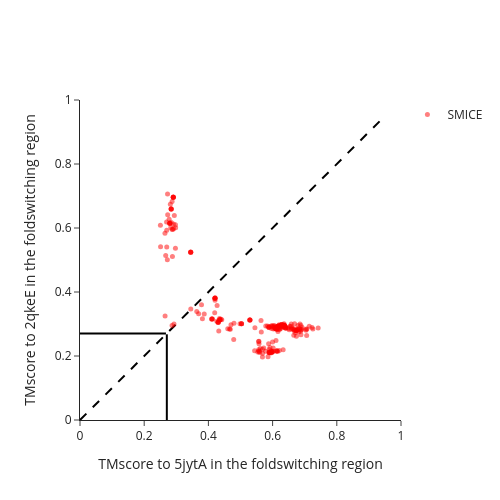

The code cell stored with this chart in its notebook:
### Code cell
seperate_color = False # whether show the predictions source (from sequential sampling or enhanced sampling)
fig = go.Figure()
fig.update_layout(
template="simple_white",  # Set template to simple_white
width=500,  # Set width of the figure
height=500,  # Set height of the figure
showlegend=True)
fig.add_trace(go.Scatter(
x=np.arange(20)/20, 
y=np.arange(20)/20,
mode='lines',
line=dict(color='black', dash='dash'),  # Customize line color and style
showlegend=False  # Name for the line trace
))
sources = outputs_SMICE["source"].unique()
# Define colors for each source
if seperate_color == True:
    colors = ['#377EB8', '#E41A1C']  # Add more colors if you have more categories
else:
    colors = ['red']
    sources = ['SMICE']
    outputs_SMICE["source"] = "SMICE"

for i, source in enumerate(sources):
    mask = outputs_SMICE["source"] == source
    fig.add_trace(go.Scatter(
        x=outputs_SMICE["TMscore1"][mask], 
        y=outputs_SMICE["TMscore2"][mask],
        mode='markers',
        marker=dict(
            color=colors[i],
            size=5,
            opacity=0.5
        ),
        name=source  # Name includes the source category
    ))
fig.add_trace(go.Scatter(
    x=np.ones(100)*TMscore12, 
    y=np.arange(100)/100*TMscore12,
    mode='lines',
    line=dict(color='black'),  # Customize line color and style
    showlegend=False  # Name for the line trace
))
fig.add_trace(go.Scatter(
    x=np.arange(100)/100*TMscore12, 
    y=np.ones(100)*TMscore12,
    mode='lines',
    line=dict(color='black'),  # Customize line color and style
    showlegend=False  # Name for the line trace
))
fig.update_xaxes(range=[0, 1],title_text='TMscore to %s in the foldswitching region'%ID1)
fig.update_yaxes(range=[0, 1],title_text='TMscore to %s in the foldswitching region'%ID2)
fig.update_xaxes()  # Set x-axis label
fig.show()
